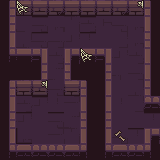

Tiled map render using the project's own tile images. Description and the map definition, with tile-layer contents summarised, below:
An orthogonal 10x10 tile map with 16x16 px tiles, 2 tile layers (bgd, bgd2), 3 tilesets and 15 objects.

<map version="1.8" tiledversion="1.8.0" orientation="orthogonal" renderorder="right-down" width="10" height="10" tilewidth="16" tileheight="16" infinite="0" nextlayerid="6" nextobjectid="24">
 <tileset firstgid="1" source="dungeon.tsx" />
 <tileset firstgid="101" source="props.tsx" />
 <tileset firstgid="152" source="characters.tsx" />
 <layer id="1" name="bgd" width="10" height="10">
  <data>[100 cells, 100 non-empty, 43 distinct tile ids]</data>
 </layer>
 <layer id="4" name="bgd2" width="10" height="10">
  <data>[100 cells, 5 non-empty, 3 distinct tile ids]</data>
 </layer>
 <objectgroup color="#ff0000" id="5" name="connections">
  <object id="10" x="144" y="112" width="16" height="16" />
 </objectgroup>
 <objectgroup id="2" name="characters">
  <object id="9" gid="154" x="112" y="128" width="16" height="16" />
  <object id="15" gid="164" x="80" y="48" width="16" height="16" />
  <object id="16" gid="156" x="16" y="112" width="16" height="16" />
  <object id="17" gid="160" x="128" y="32" width="16" height="16" />
  <object id="18" gid="168" x="16" y="48" width="16" height="16" />
 </objectgroup>
 <objectgroup id="3" name="props">
  <object id="11" gid="107" x="128" y="96" width="16" height="16" />
  <object id="12" gid="107" x="48" y="80" width="16" height="16" />
  <object id="13" gid="123" x="112" y="16" width="16" height="16" />
  <object id="14" gid="123" x="32" y="16" width="16" height="16" />
  <object id="19" gid="101" x="64" y="144" width="16" height="16" />
  <object id="20" gid="102" x="32" y="144" width="16" height="16" />
  <object id="21" gid="111" x="80" y="16" width="16" height="16" />
  <object id="22" gid="115" x="128" y="64" width="16" height="16" />
  <object id="23" gid="119" x="48" y="32" width="16" height="16" />
 </objectgroup>
</map>
